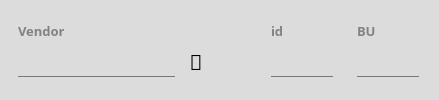
            <widget class="QWidget" name="widget_41" native="true">
             <property name="styleSheet">
              <string notr="true">QWidget{
background-color:rgb(220,220,220);
 border-radius:20px
}</string>
             </property>
             <layout class="QGridLayout" name="gridLayout_14">
              <property name="leftMargin">
               <number>9</number>
              </property>
              <item row="0" column="4" rowspan="2">
               <widget class="QWidget" name="widget_46" native="true">
                <property name="minimumSize">
                 <size>
                  <width>70</width>
                  <height>0</height>
                 </size>
                </property>
                <property name="maximumSize">
                 <size>
                  <width>80</width>
                  <height>16777215</height>
                 </size>
                </property>
                <layout class="QVBoxLayout" name="verticalLayout_39">
                 <item>
                  <widget class="QLabel" name="label_40">
                   <property name="minimumSize">
                    <size>
                     <width>0</width>
                     <height>17</height>
                    </size>
                   </property>
                   <property name="maximumSize">
                    <size>
                     <width>16777215</width>
                     <height>17</height>
                    </size>
                   </property>
                   <property name="font">
                    <font>
                     <family>Poppins</family>
                     <pointsize>10</pointsize>
                     <weight>75</weight>
                     <bold>true</bold>
                    </font>
                   </property>
                   <property name="styleSheet">
                    <string notr="true">background-color:transparent;
color:rgb(130,130,130)</string>
                   </property>
                   <property name="text">
                    <string>BU</string>
                   </property>
                  </widget>
                 </item>
                 <item>
                  <widget class="QLineEdit" name="bu_query_2">
                   <property name="enabled">
                    <bool>true</bool>
                   </property>
                   <property name="minimumSize">
                    <size>
                     <width>0</width>
                     <height>30</height>
                    </size>
                   </property>
                   <property name="font">
                    <font>
                     <family>Calibri</family>
                     <pointsize>14</pointsize>
                     <weight>75</weight>
                     <bold>true</bold>
                    </font>
                   </property>
                   <property name="styleSheet">
                    <string notr="true">QLineEdit {
    border: none;
    border-bottom: 1px solid rgb(90, 54, 247);
    border-radius: 0;
    background-color: transparent;
}

QLineEdit:disabled, QLineEdit:!focus {
    border-bottom: 1px solid rgb(120, 120, 120);
}</string>
                   </property>
                   <property name="readOnly">
                    <bool>true</bool>
                   </property>
                  </widget>
                 </item>
                </layout>
               </widget>
              </item>
              <item row="0" column="1" rowspan="2">
               <widget class="QWidget" name="widget" native="true">
                <layout class="QGridLayout" name="gridLayout_4">
                 <item row="2" column="0">
                  <widget class="QLineEdit" name="vendor_timeline">
                   <property name="enabled">
                    <bool>true</bool>
                   </property>
                   <property name="minimumSize">
                    <size>
                     <width>0</width>
                     <height>30</height>
                    </size>
                   </property>
                   <property name="font">
                    <font>
                     <family>Calibri</family>
                     <pointsize>14</pointsize>
                     <weight>75</weight>
                     <bold>true</bold>
                    </font>
                   </property>
                   <property name="styleSheet">
                    <string notr="true">QLineEdit {
    border: none;
    border-bottom: 1px solid rgb(90, 54, 247);
    border-radius: 0;
    background-color: transparent;
}

QLineEdit:disabled, QLineEdit:!focus {
    border-bottom: 1px solid rgb(120, 120, 120);
}</string>
                   </property>
                   <property name="readOnly">
                    <bool>true</bool>
                   </property>
                  </widget>
                 </item>
                 <item row="1" column="0">
                  <widget class="QLabel" name="label_2">
                   <property name="minimumSize">
                    <size>
                     <width>0</width>
                     <height>17</height>
                    </size>
                   </property>
                   <property name="maximumSize">
                    <size>
                     <width>16777215</width>
                     <height>17</height>
                    </size>
                   </property>
                   <property name="font">
                    <font>
                     <family>Poppins</family>
                     <pointsize>10</pointsize>
                     <weight>75</weight>
                     <bold>true</bold>
                    </font>
                   </property>
                   <property name="styleSheet">
                    <string notr="true">background-color:transparent;
color:rgb(130,130,130)</string>
                   </property>
                   <property name="text">
                    <string>Vendor</string>
                   </property>
                  </widget>
                 </item>
                 <item row="2" column="1">
                  <widget class="QPushButton" name="btn_vendor_timeline">
                   <property name="minimumSize">
                    <size>
                     <width>30</width>
                     <height>30</height>
                    </size>
                   </property>
                   <property name="maximumSize">
                    <size>
                     <width>30</width>
                     <height>30</height>
                    </size>
                   </property>
                   <property name="font">
                    <font>
                     <family>Century Gothic</family>
                     <pointsize>16</pointsize>
                     <weight>50</weight>
                     <bold>false</bold>
                    </font>
                   </property>
                   <property name="cursor">
                    <cursorShape>PointingHandCursor</cursorShape>
                   </property>
                   <property name="styleSheet">
                    <string notr="true">background-color:transparent;
outline: none;</string>
                   </property>
                   <property name="text">
                    <string>🔎</string>
                   </property>
                  </widget>
                 </item>
                 <item row="2" column="2">
                  <widget class="QPushButton" name="btn_show_info">
                   <property name="minimumSize">
                    <size>
                     <width>30</width>
                     <height>30</height>
                    </size>
                   </property>
                   <property name="maximumSize">
                    <size>
                     <width>30</width>
                     <height>30</height>
                    </size>
                   </property>
                   <property name="font">
                    <font>
                     <family>Times New Roman</family>
                     <pointsize>26</pointsize>
                     <weight>50</weight>
                     <bold>false</bold>
                    </font>
                   </property>
                   <property name="cursor">
                    <cursorShape>PointingHandCursor</cursorShape>
                   </property>
                   <property name="styleSheet">
                    <string notr="true">outline: none;</string>
                   </property>
                   <property name="text">
                    <string/>
                   </property>
                   <property name="icon">
                    <iconset resource="icon.qrc">
                     <normaloff>:/images/info.png</normaloff>:/images/info.png</iconset>
                   </property>
                   <property name="iconSize">
                    <size>
                     <width>24</width>
                     <height>24</height>
                    </size>
                   </property>
                  </widget>
                 </item>
                </layout>
               </widget>
              </item>
              <item row="0" column="3" rowspan="2">
               <widget class="QWidget" name="widget_47" native="true">
                <property name="minimumSize">
                 <size>
                  <width>70</width>
                  <height>0</height>
                 </size>
                </property>
                <property name="maximumSize">
                 <size>
                  <width>80</width>
                  <height>16777215</height>
                 </size>
                </property>
                <layout class="QVBoxLayout" name="verticalLayout_40">
                 <item>
                  <widget class="QLabel" name="label_56">
                   <property name="minimumSize">
                    <size>
                     <width>0</width>
                     <height>17</height>
                    </size>
                   </property>
                   <property name="maximumSize">
                    <size>
                     <width>16777215</width>
                     <height>17</height>
                    </size>
                   </property>
                   <property name="font">
                    <font>
                     <family>Poppins</family>
                     <pointsize>10</pointsize>
                     <weight>75</weight>
                     <bold>true</bold>
                    </font>
                   </property>
                   <property name="styleSheet">
                    <string notr="true">background-color:transparent;
color:rgb(130,130,130)</string>
                   </property>
                   <property name="text">
                    <string>id</string>
                   </property>
                  </widget>
                 </item>
                 <item>
                  <widget class="QLineEdit" name="id_timeline">
                   <property name="enabled">
                    <bool>true</bool>
                   </property>
                   <property name="minimumSize">
                    <size>
                     <width>0</width>
                     <height>30</height>
                    </size>
                   </property>
                   <property name="font">
                    <font>
                     <family>Calibri</family>
                     <pointsize>14</pointsize>
                     <weight>75</weight>
                     <bold>true</bold>
                    </font>
                   </property>
                   <property name="styleSheet">
                    <string notr="true">QLineEdit {
    border: none;
    border-bottom: 1px solid rgb(90, 54, 247);
    border-radius: 0;
    background-color: transparent;
}

QLineEdit:disabled, QLineEdit:!focus {
    border-bottom: 1px solid rgb(120, 120, 120);
}</string>
                   </property>
                   <property name="readOnly">
                    <bool>true</bool>
                   </property>
                  </widget>
                 </item>
                </layout>
               </widget>
              </item>
             </layout>
            </widget>
